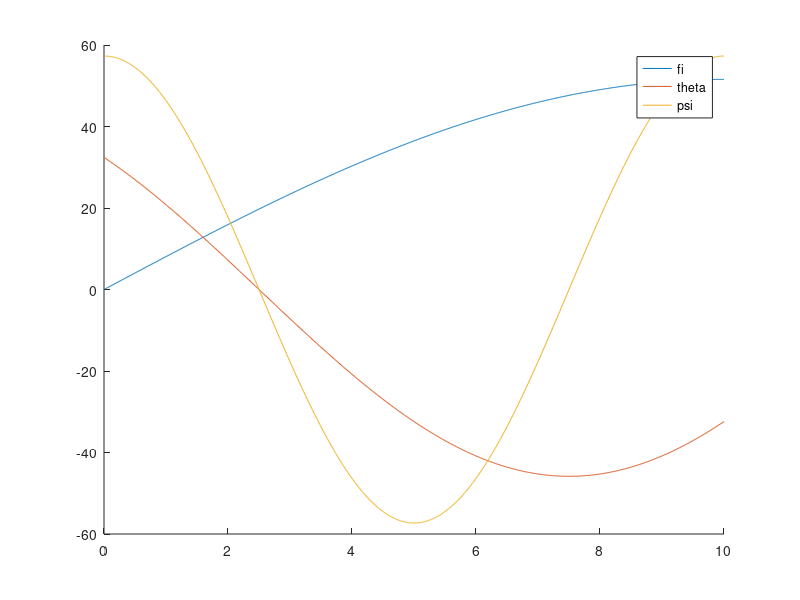
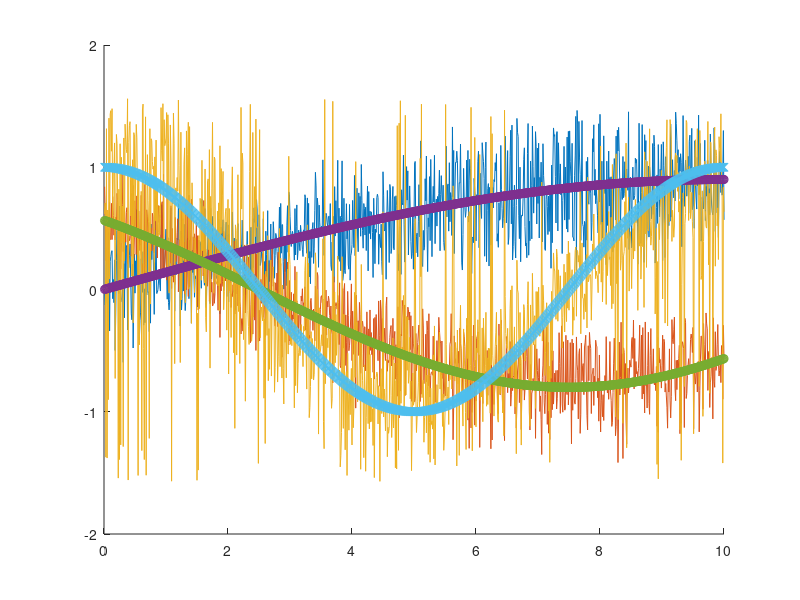

These figures' MATLAB source, in order:
close all;
clear all;
dt = 0.01;
t = [0:dt:10];
fi = sin(pi/20 * t) * 0.9;
theta = sin(pi/10 * t + pi* 3/4)*0.8;
psi = cos(pi/5 * t);
thetaV = diff(theta)/dt;
fiV = diff(fi)/dt;
psiV = diff(psi)/dt;
t = t(2:end);
fi = fi(2:end);
theta = theta(2:end);
psi = psi(2:end);

figure;
hold on;
plot(t, fi * 180/pi, t, theta * 180/pi, t, psi * 180/pi);
legend('fi', 'theta', 'psi');

akcelerometr = zeros(3, length(t));
magnetometer = zeros(3, length(t));
vecG = [0; 0; -9.81];
vecM = [3.52; 0; 7.25];
for i = 1:length(t)
    st = sin(theta(i));
    ct = cos(theta(i));
    sf = sin(fi(i));
    cf = cos(fi(i));
    sp = sin(psi(i));
    cp = cos(psi(i));
    RPY = [
    ct * cp, sf * st * cp - cf * sp, cf * st * cp + sf * sp;
    ct * sp, sf * st * sp + cf * cp, cf * st * sp - sf * cp;
    -st,          sf * ct          ,      cf * ct
    ]';
    akcelerometr(:, i) = RPY * vecG;
    magnetometer(:, i) = RPY * vecM;
end

noise = fopen('dataForKalmanModuleTestWithNoise.txt','w');
pure = fopen('dataForKalmanModuleTest.txt','w');
expect = fopen('dataForKalmanModuleTestExpectedAngles.txt','w');
fprintf(expect, 'Data for module tests of Kalman filtration. Expected angles after filtration in radians. First and second lines are ignored.\nFormat of data: angle fi  angle theta  angle psi\n');
fprintf(pure, 'Data for module tests of Kalman filtration. First and second lines are ignored.\nFormat of data: ackX  ackY  ackZ  gyroX  gyroY  gyroZ magX magY magZ\n');
fprintf(noise, 'Data for module tests of Kalman filtration. First and second lines are ignored.\nFormat of data: ackX  ackY  ackZ  gyroX  gyroY  gyroZ magX magY magZ\n');
for i = 1:length(t)
    fprintf(expect,'%f %f %f\n',fi(i), theta(i), psi(i));
end
for i = 1:length(t)
    fprintf(pure,'%f %f %f %f %f %f %f %f %f\n',akcelerometr(:, i), fiV(i), thetaV(i), psiV(i), magnetometer(:, i));
end
akcelerometr = akcelerometr + (rand(3, length(t)) - 0.5) * 8;
for i = 1:length(t)
    fprintf(noise,'%f %f %f %f %f %f %f %f %f\n',akcelerometr(:, i), fiV(i) + 0.01, thetaV(i) + 0.006, psiV(i) + 0.002, magnetometer(:, i));
end
fclose(pure);
fclose(noise);
fclose(expect);

angleRoll = atan(akcelerometr(2,:) ./ akcelerometr(3, :));
anglePitch = atan(-cos(angleRoll) .* (akcelerometr(1,:)) ./ (akcelerometr(3, :)));
angleYawl = atan((sin(angleRoll) .* magnetometer(3, :) - cos(angleRoll) .* magnetometer(2, :))./ (cos(anglePitch) .* magnetometer(1, :) + sin(angleRoll) .* sin(anglePitch) .* magnetometer(2, :) + cos(angleRoll) .* sin(anglePitch) .* magnetometer(3, :) ));
figure;
hold on;
plot(t, angleRoll, t, anglePitch, t, angleYawl);
plot(t, fi, 'o', t, theta, 'o', t, psi, 'x');
